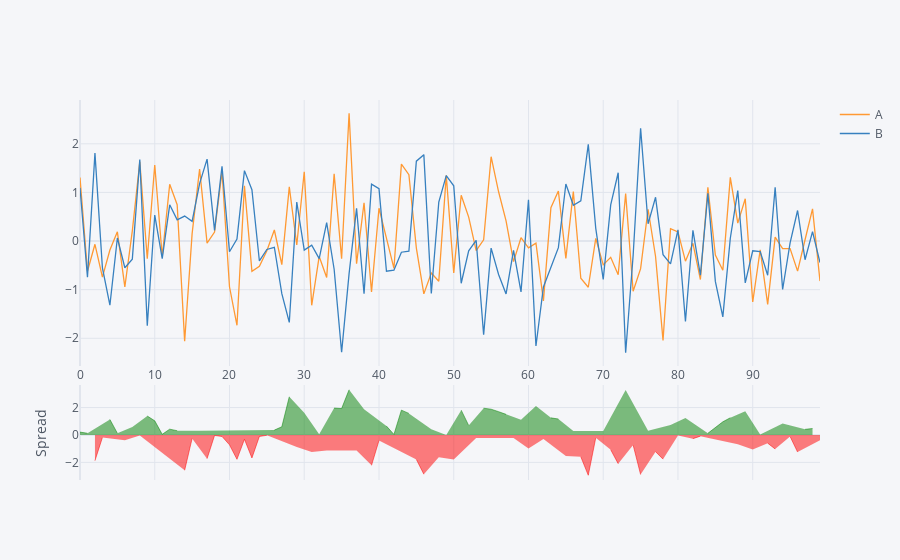

Notebook code for this chart:
### Code cell
df[['A','B']].iplot('spread')
